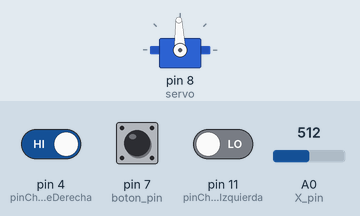
Recording of a sketch running on a simulated Arduino Uno, built with avr-gcc and run on an emulated ATmega328P. On the bench: servo. Inputs (shaded band) come from the test bench; at power-on: pin 7 (boton_pin) HIGH, pin 4 (pinChoqueDerecha) HIGH, pin 11 (pinChoqueIzquierda) LOW, A0 (X_pin) = 512. What the sketch prints to the serial monitor is not drawn.

Above: at 1.2 s.
1.3 s: pin 7 (boton_pin) pulled LOW for 3.2 s
7.1 s: pin 4 (pinChoqueDerecha) driven LOW
10.1 s: pin 7 (boton_pin) pulled LOW for 0.15 s
12.6 s: pin 11 (pinChoqueIzquierda) driven HIGH
At 13.8 s:
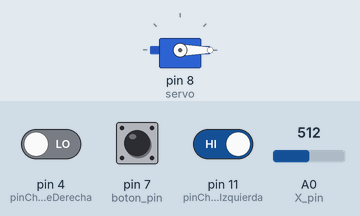
14.1 s: pin 11 (pinChoqueIzquierda) driven LOW
At 15.1 s:
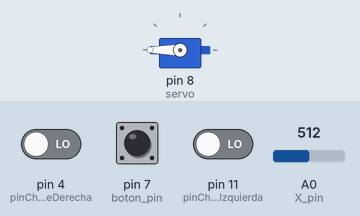
15.6 s: pin 7 (boton_pin) pulsed LOW 5 times (0.12 s each, 0.3 s apart)
At 17.9 s:
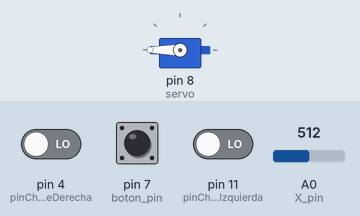
Timing chart, 0 to 19.4 s (numbered marks = the images above; inputs shaded):
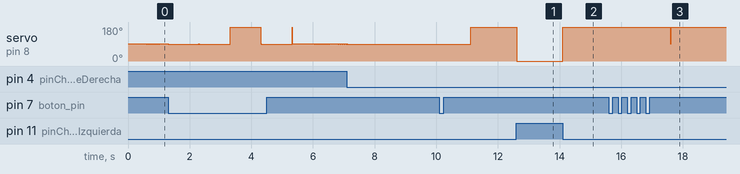

Measured:
- after the input at 12.6 s, servo on pin 8 (servo): 180° → 0° at once
- after the input at 14.1 s, servo on pin 8 (servo): 0° → 180° at once
- after the input at 15.6 s, servo on pin 8 (servo): 180° → 88° after 2.0 s, → 180° 0.01 s later

The sketch:

Ejercicio4.4.ino
```cpp
// C++ code
// GRUPO B3
// Mateo Rico Iglesias
// Chen Xin Pan Wang
// Eduardo Blanco Bielsa

#include <Servo.h>
//2.-
Servo servo;
int boton_pin = 7; // Pin digital para el botón
int X_pin = A0; // Pin analógico para leer eje X
int pinServo = 8; //Pin digital servo motor
int pinChoqueIzquierda = 11;
int pinChoqueDerecha = 4;
int modo = 2;
bool izquierda;
bool derecha;
bool pushed;

void setup(){
 Serial.begin(9600);
 servo.attach(8);
 pinMode(boton_pin, INPUT_PULLUP);
 pinMode(pinChoqueIzquierda, INPUT);
 pinMode(pinChoqueDerecha, INPUT);
}
void loop(){
  int movimientoJoystickX = detectarJoystick();
  Serial.println(movimientoJoystickX);
  Serial.println(modo);
  if(modo == 2) {
    cambiarModo();
     if ((movimientoJoystickX > 490 && movimientoJoystickX < 530) || !digitalRead(pinChoqueDerecha) || !digitalRead(pinChoqueIzquierda)) {
        servo.write(90);
        if(!digitalRead(pinChoqueDerecha)){
          servo.write(88);
          delay(10);
          servo.write(90);
        } else if(!digitalRead(pinChoqueIzquierda)){
          servo.write(92);
          delay(10);
          servo.write(90);
        }
     }else if(movimientoJoystickX < 490 && movimientoJoystickX > 150){
      Serial.println("Izquierda");
       girarIzquierdaRapido();
     } else if(movimientoJoystickX < 150){
          girarIzquierdaRapido();
     }
     else if(movimientoJoystickX > 530 && movimientoJoystickX < 900){
       Serial.println("Derecha");
       girarDerechaRapido();
     } else if(movimientoJoystickX > 900){
          girarDerechaRapido();
     }
  } else if (modo == 1){
    cambiarModo();
    if(!pushed){
      girarIzquierdaRapido();
      modoAutomatico();
      pushed = true;
    }
     if(izquierda && pushed){
       Serial.println("Izquierda");
       girarIzquierdaRapido();
       modoAutomatico();
     }
     else if(derecha && pushed){
       Serial.println("Derecha");
       girarDerechaRapido();
       modoAutomatico();
     }
  }
}

void modoAutomatico(){
 if(!digitalRead(pinChoqueIzquierda)){
    girarDerechaRapido();
 }
 else if(!digitalRead(pinChoqueDerecha)){
    girarIzquierdaRapido();
 }
}

void cambiarModo(){
  if(digitalRead(boton_pin) == LOW && modo == 1){
    modo = 2;
    pushed = false;
    delay(1000);
  } else if (digitalRead(boton_pin) == LOW && modo == 2) {
    modo = 1;
    delay(1000);
  }
}

void girarIzquierdaRapido(){
  izquierda = true;
  derecha = false;
  servo.write(0);
}

void girarIzquierdaLento(){
  izquierda = true;
  derecha = false;
  servo.write(85);
}

void girarDerechaRapido(){
  izquierda = false;
  derecha = true;
  servo.write(180);
}

void girarDerechaLento(){
  izquierda = false;
  derecha = true;
  servo.write(95);
}
int detectarJoystick(){
 return analogRead(X_pin);
}
```
